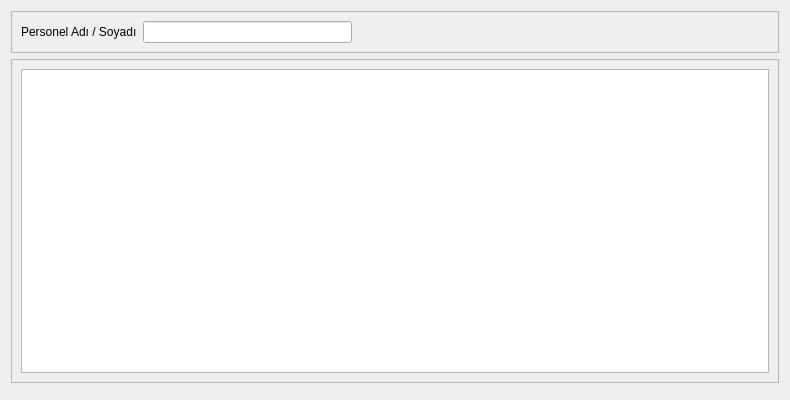
<?xml version="1.0" encoding="UTF-8"?>
<ui version="4.0">
 <class>PRS_ISTEN_AYRILANLAR_ARAMA</class>
 <widget class="QDialog" name="PRS_ISTEN_AYRILANLAR_ARAMA">
  <property name="geometry">
   <rect>
    <x>0</x>
    <y>0</y>
    <width>790</width>
    <height>400</height>
   </rect>
  </property>
  <property name="sizePolicy">
   <sizepolicy hsizetype="Expanding" vsizetype="Expanding">
    <horstretch>0</horstretch>
    <verstretch>0</verstretch>
   </sizepolicy>
  </property>
  <property name="minimumSize">
   <size>
    <width>790</width>
    <height>400</height>
   </size>
  </property>
  <property name="maximumSize">
   <size>
    <width>790</width>
    <height>400</height>
   </size>
  </property>
  <property name="windowTitle">
   <string>İşten Ayrılan Personel Arama</string>
  </property>
  <layout class="QGridLayout" name="gridLayout_4" rowstretch="1,80,1">
   <item row="0" column="0" colspan="2">
    <widget class="QFrame" name="frame_personel">
     <property name="sizePolicy">
      <sizepolicy hsizetype="Expanding" vsizetype="Expanding">
       <horstretch>0</horstretch>
       <verstretch>0</verstretch>
      </sizepolicy>
     </property>
     <property name="frameShape">
      <enum>QFrame::StyledPanel</enum>
     </property>
     <property name="frameShadow">
      <enum>QFrame::Raised</enum>
     </property>
     <layout class="QGridLayout" name="gridLayout_3">
      <item row="0" column="0">
       <layout class="QGridLayout" name="gridLayout" rowstretch="2" columnstretch="4,14,28">
        <item row="0" column="0">
         <widget class="QLabel" name="label_personel_adi">
          <property name="sizePolicy">
           <sizepolicy hsizetype="Expanding" vsizetype="Fixed">
            <horstretch>0</horstretch>
            <verstretch>0</verstretch>
           </sizepolicy>
          </property>
          <property name="text">
           <string>Personel Adı / Soyadı</string>
          </property>
         </widget>
        </item>
        <item row="0" column="1">
         <widget class="QLineEdit" name="line_edit_personel_adi">
          <property name="sizePolicy">
           <sizepolicy hsizetype="Expanding" vsizetype="Fixed">
            <horstretch>0</horstretch>
            <verstretch>0</verstretch>
           </sizepolicy>
          </property>
         </widget>
        </item>
        <item row="0" column="2">
         <spacer name="horizontalSpacer_2">
          <property name="orientation">
           <enum>Qt::Horizontal</enum>
          </property>
          <property name="sizeHint" stdset="0">
           <size>
            <width>40</width>
            <height>20</height>
           </size>
          </property>
         </spacer>
        </item>
       </layout>
      </item>
     </layout>
    </widget>
   </item>
   <item row="1" column="0" colspan="2">
    <widget class="QFrame" name="frame">
     <property name="frameShape">
      <enum>QFrame::StyledPanel</enum>
     </property>
     <property name="frameShadow">
      <enum>QFrame::Raised</enum>
     </property>
     <layout class="QGridLayout" name="gridLayout_2">
      <item row="0" column="0">
       <widget class="QTableWidget" name="table_widget_personeller">
        <property name="sizePolicy">
         <sizepolicy hsizetype="Expanding" vsizetype="Expanding">
          <horstretch>0</horstretch>
          <verstretch>0</verstretch>
         </sizepolicy>
        </property>
       </widget>
      </item>
     </layout>
    </widget>
   </item>
   <item row="2" column="1">
    <widget class="QWidget" name="widget_batch_buttons" native="true">
     <property name="sizePolicy">
      <sizepolicy hsizetype="Expanding" vsizetype="Fixed">
       <horstretch>0</horstretch>
       <verstretch>0</verstretch>
      </sizepolicy>
     </property>
    </widget>
   </item>
  </layout>
 </widget>
 <tabstops>
  <tabstop>line_edit_personel_adi</tabstop>
 </tabstops>
 <resources/>
 <connections/>
</ui>
